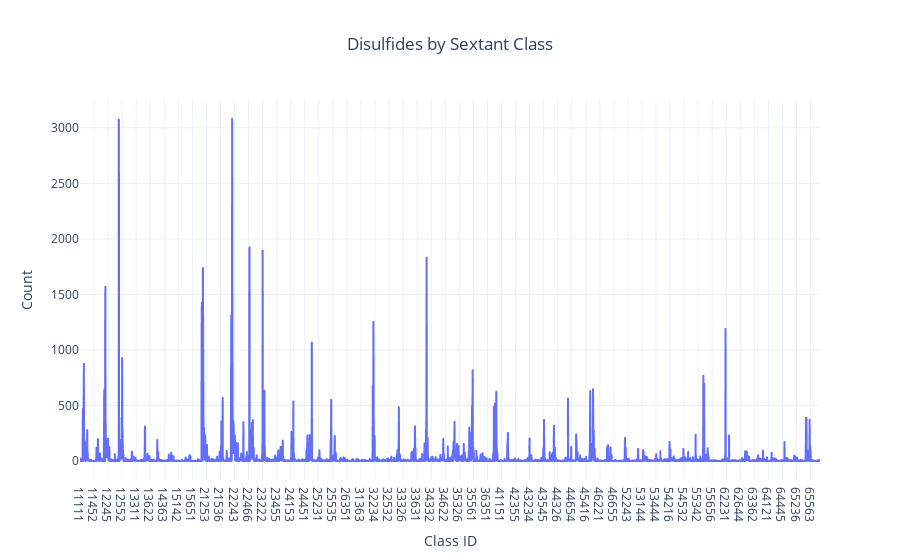

The cell this chart's notebook holds for it:
### Code cell
plot_count_vs_classid(PDB_SS.tclass.sixclass_df, title='Disulfides by Sextant Class')

### Figure 1 — Plotly figure (JSON) as saved in the notebook; plotly's stock layout.template omitted (floating-point values rounded to 4 significant figures; data arrays with more than 128 entries replaced by an {"elided": "..."} marker saying what was removed)
{"data": [{"hovertemplate": "class_id=%{x}<br>count=%{y}<extra></extra>", "legendgroup": "", "line": {"color": "#636efa", "dash": "solid"}, "marker": {"symbol": "circle"}, "mode": "lines", "name": "", "showlegend": false, "type": "scattergl", "x": {"elided": "4004 str values"}, "xaxis": "x", "y": {"elided": "4004 int values"}, "yaxis": "y"}], "layout": {"autosize": true, "legend": {"tracegroupgap": 0}, "showlegend": true, "title": {"text": "Disulfides by Sextant Class", "x": 0.5}, "xaxis": {"anchor": "y", "domain": [0, 1], "title": {"text": "Class ID"}}, "yaxis": {"anchor": "x", "domain": [0, 1], "title": {"text": "Count"}}}}
